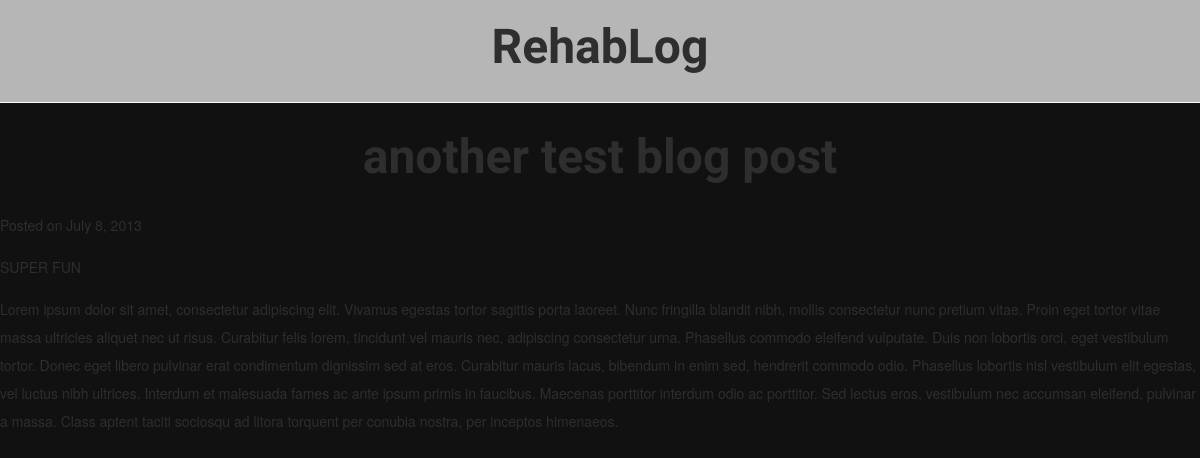
Page /another-test-blog-post/ on the committed database.
### RehabLog/models.py (models this page shows, shortened)
class Post(models.Model):
    title = models.CharField(max_length=255)
    slug = models.SlugField(unique=True, max_length=255)
    description = models.CharField(max_length=255)
    content = models.TextField()
    published = models.BooleanField(default=True)
    created = models.DateTimeField(auto_now_add=True)
    image = models.CharField(max_length=255)
    class Meta:
        ordering=['-created']

### RehabLog/views.py (the view)
# urls.py: url(r'^(?P<slug>[\w\-]+)/$', 'RehabLog.views.post'),
def post(request, slug):
    post = get_object_or_404(Post, slug=slug)
    return render(request, 'RehabLog/post.html', {'post': post})

### blog/templates/RehabLog/post.html (shortened to what this page needs)
{% extends 'base.html' %}
{% block content %}
<article>
    <header>
        <h1>{{post.title}}</h1>
        <p>
            Posted on
            <time datetime="{{post.created|date:"c"}}">
                {{post.created|date}}
            </time>
        </p>
    </header>
    <p class="Description">
        {{post.description}}
    </p>
    {{post.content|safe}}
</article>
{% endblock %}

### blog/templates/base.html (shortened to what this page needs)
<!DOCTYPE html>
    <html>
    <head>
        <link rel="stylesheet" type="text/css" href="{{STATIC_URL}}style.css">
        <link href="{{STATIC_URL}}lightbox/css/lightbox.css" rel="stylesheet" />
    </head>
    <body>
        <div class="header">
            {%block header%}
            <h1>RehabLog</h1>
            {%endblock%}
        </div>
        <div>
            {%block content%}
            {%endblock%}
        </div>
    </body>
</html>

### blog/static/style.css (style rules this page uses)
body { background-color: #111111; color: #2e2e2e; margin: 0; padding: 0; font-size: 14px; line-height: 28px; font-family: 'Helvetica Neue', Helvetica, Arial, sans-serif; }
div.header { background-color: #B6B6B6; height: 100px; padding: 1px; border-bottom: 1px solid #fbfbfb; }
h1, h2, h3, h4 { font-family: 'Numans', sans-serif; }
h1 { text-align: center; font-size: 48px; }

### blog/staticfiles/lightbox/css/lightbox.css (style rules this page uses)
body:after { content: url(../img/close.png) url(../img/loading.gif) url(../img/prev.png) url(../img/next.png); display: none; }

### rows in the picture
Post: title "another test blog post", created "July 8, 2013", description "SUPER FUN", content "Lorem ipsum dolor sit amet, consectetur adipiscing elit. Vivamus egestas tortor sagittis porta laoreet. Nunc fringilla blandit nibh, mollis consectetur nunc pretium vitae. Proin eget tortor vitae massa ultricies aliquet nec ut risus. Curabitur felis lorem, tincidunt vel mauris nec, adipiscing consectetur urna. Phasellus commodo eleifend vulputate. Duis non lobortis orci, eget vestibulum tortor. Donec eget libero pulvinar erat condimentum dignissim sed at eros. Curabitur mauris lacus, bibendum in enim sed, hendrerit commodo odio. Phasellus lobortis nisl vestibulum elit egestas, vel luctus nibh ultrices. Interdum et malesuada fames ac ante ipsum primis in faucibus. Maecenas porttitor interdum…"
